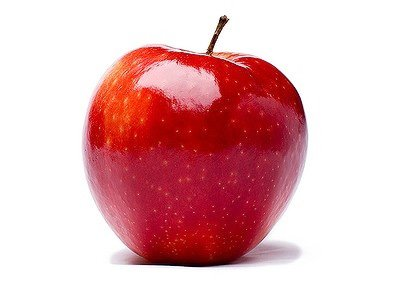
#> input picture PracticeCodes/20230608_ImageHandlingAndDatasetBuilding/data/a.png, 420 x 288 px
$ jupyter execute Lab02.ipynb
#> lines starting #> are read from the running program, lines starting #| are printed output that depends on the picture; after the words box and inside, x2 and y2 are one past the last pixel; in counts of white or black regions, pixels touching at a corner belong together
# Lab 02. 형태학적 변환 팽창과 침식 실습
---

[cell 1]
import cv2
import matplotlib.pyplot as plt
import numpy as np

[cell 2]
image_path = "./data/a.png"

image = cv2.imread(image_path, cv2.IMREAD_GRAYSCALE)
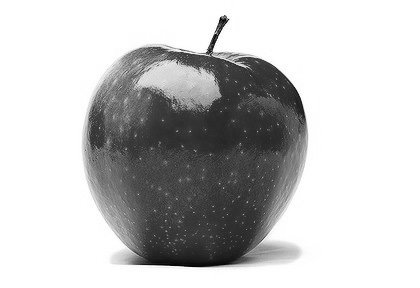
#> image: shape (288, 420); min 0, max 255, mean 197.4

_, mask = cv2.threshold(image, 230, 255, cv2.THRESH_BINARY_INV)
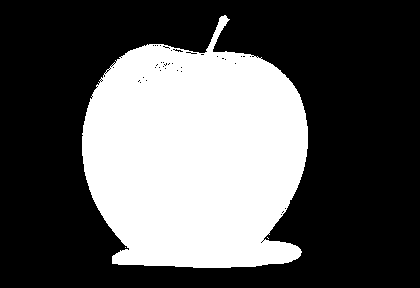
#> mask: shape (288, 420); 35% white; 3 white regions (2 under 20 px), largest, box (x1, y1, x2, y2) and area: (82, 15, 308, 268) 42373

image_list = np.hstack([
    image,
    mask
])
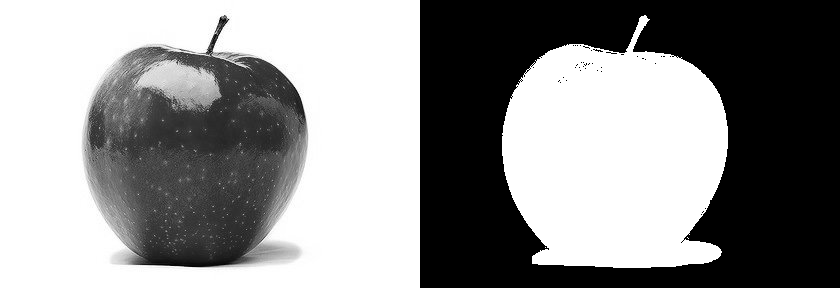
#> image_list: shape (288, 840); min 0, max 255, mean 143.4

plt.imshow(image_list, 'gray')
plt.show()

## 확장 침식 실험 01

[cell 3]
import cv2
import matplotlib.pyplot as plt
import numpy as np

[cell 4]
image_path = "./data/a.png"

image = cv2.imread(image_path, cv2.IMREAD_GRAYSCALE)
_, mask = cv2.threshold(image, 230, 255, cv2.THRESH_BINARY_INV)
kernal = np.ones((3, 3), np.uint8)

dilation = cv2.dilate(mask, kernal)
#> dilation: shape (288, 420); 36.1% white; 1 white region, box (x1, y1, x2, y2) and area: (81, 14, 309, 269) 43633

image_list = np.hstack([
    image,
    mask,
    dilation
])
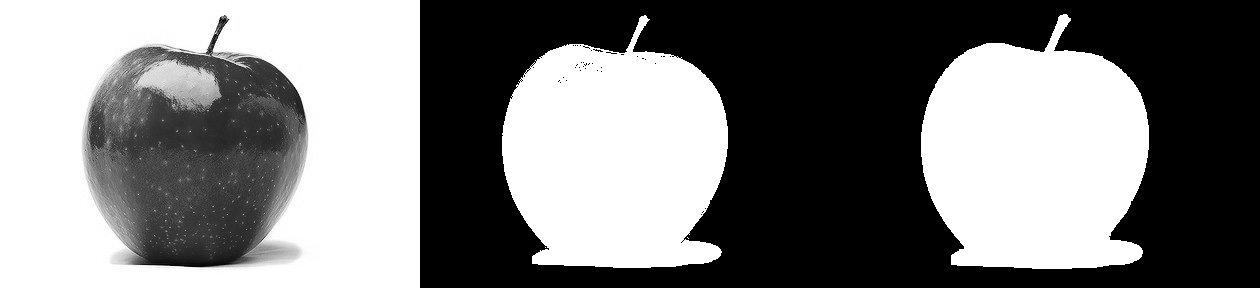
#> image_list: shape (288, 1260); min 0, max 255, mean 126.2

plt.imshow(image_list, 'gray')
plt.show()

## 확장, 침식 실험 02

[cell 5]
import cv2
import matplotlib.pyplot as plt
import numpy as np

[cell 6]
image_path = "./data/a.png"

image = cv2.imread(image_path, cv2.IMREAD_GRAYSCALE)
_, mask = cv2.threshold(image, 230, 255, cv2.THRESH_BINARY_INV)
kernal = np.ones((5, 5), np.uint8)

dilation = cv2.dilate(mask, kernal, iterations=2)
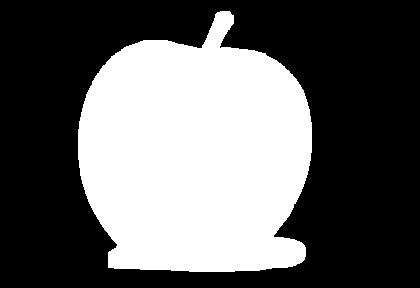
#> dilation: shape (288, 420); 38.8% white; 1 white region, box (x1, y1, x2, y2) and area: (78, 11, 312, 272) 46989

image_list = np.hstack([
    image,
    mask,
    dilation
])

plt.imshow(image_list, 'gray')
plt.show()

## 확장, 침식 실험 03

[cell 7]
import cv2
import matplotlib.pyplot as plt
import numpy as np

[cell 8]
image_path = "./data/a.png"

image = cv2.imread(image_path, cv2.IMREAD_GRAYSCALE)
_, mask = cv2.threshold(image, 230, 255, cv2.THRESH_BINARY_INV)
kernal = np.ones((5, 5), np.uint8)

dilation = cv2.dilate(mask, kernal, iterations=2)
erosion = cv2.erode(mask, kernal)
#> erosion: shape (288, 420); 32.7% white; 8 white regions (6 under 20 px), largest, box (x1, y1, x2, y2) and area: (84, 47, 306, 266) 39489, (218, 18, 225, 31) 29

image_list = np.hstack([
    image,
    mask,
    dilation,
    erosion
])
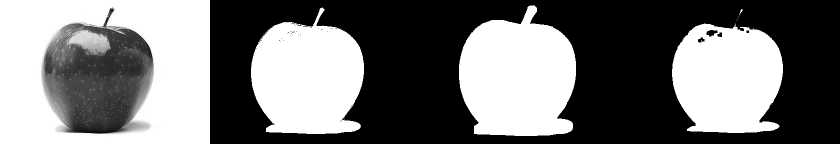
#> image_list: shape (288, 1680) (shown at 1/2 size); min 0, max 255, mean 117.3

plt.imshow(image_list, 'gray')
plt.show()

## 침식, 팽창 실험

[cell 9]
import cv2
import matplotlib.pyplot as plt
import numpy as np

[cell 10]
image_path = "./data/a.png"

image = cv2.imread(image_path, cv2.IMREAD_GRAYSCALE)
_, mask = cv2.threshold(image, 230, 255, cv2.THRESH_BINARY_INV)
kernal = np.ones((5, 5), np.uint8)

dilation = cv2.dilate(mask, kernal, iterations=2)
erosion = cv2.erode(mask, kernal)

# 개폐 open close
opening = cv2.morphologyEx(mask, cv2.MORPH_OPEN, kernal)
#> opening: shape (288, 420); 34.8% white; 1 white region, box (x1, y1, x2, y2) and area: (82, 16, 308, 268) 42108
closing = cv2.morphologyEx(mask, cv2.MORPH_CLOSE ,kernal)
#> closing: shape (288, 420); 35.2% white; 1 white region, box (x1, y1, x2, y2) and area: (82, 15, 308, 268) 42529

mg = cv2.morphologyEx(mask, cv2.MORPH_GRADIENT, kernal)
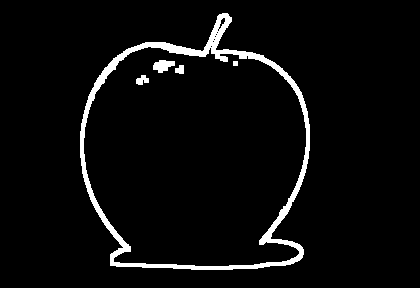
#> mg: shape (288, 420); 4.3% white; 5 white regions, box (x1, y1, x2, y2) and area: (80, 13, 310, 270) 4857, (153, 60, 175, 73) 190, (136, 75, 149, 85) 88, (175, 65, 184, 74) 65, (233, 61, 238, 66) 25
th = cv2.morphologyEx(mask, cv2.MORPH_TOPHAT, kernal)
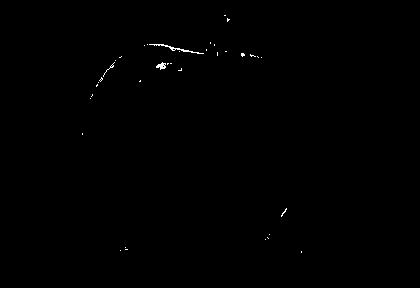
#> th: shape (288, 420); 0.22% white in thin lines or dots, all inside (x1, y1, x2, y2) = (82, 15, 302, 253)

image_list = np.hstack([
    image,
    mask,
    dilation,
    erosion,
    opening,
    closing
])
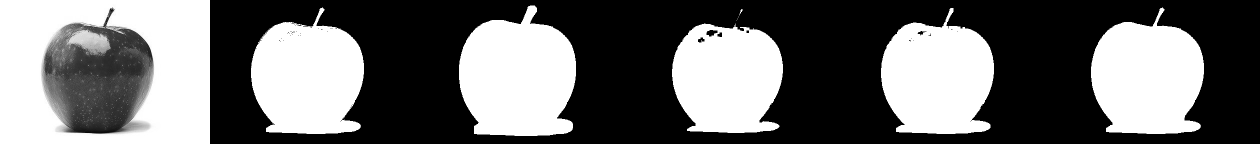
#> image_list: shape (288, 2520) (shown at 1/2 size); min 0, max 255, mean 107.9

imag_list_01 = np.hstack([
    mg,
    th
])
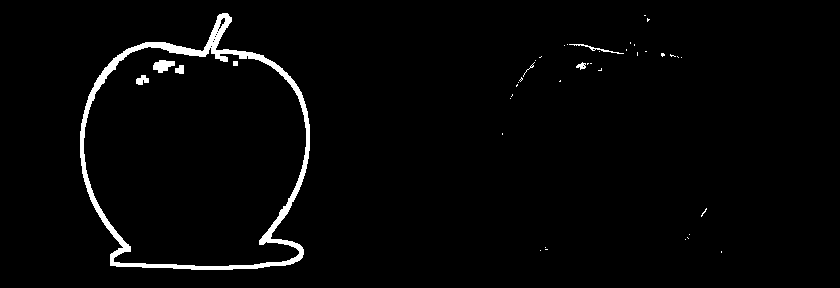
#> imag_list_01: shape (288, 840); 2.3% white; 42 white regions (34 under 20 px), largest, box (x1, y1, x2, y2) and area: (80, 13, 310, 270) 4857, (153, 60, 175, 73) 190, (569, 44, 624, 54) 93

plt.imshow(image_list, 'gray')
plt.show()

plt.imshow(imag_list_01, 'gray')
plt.show()
